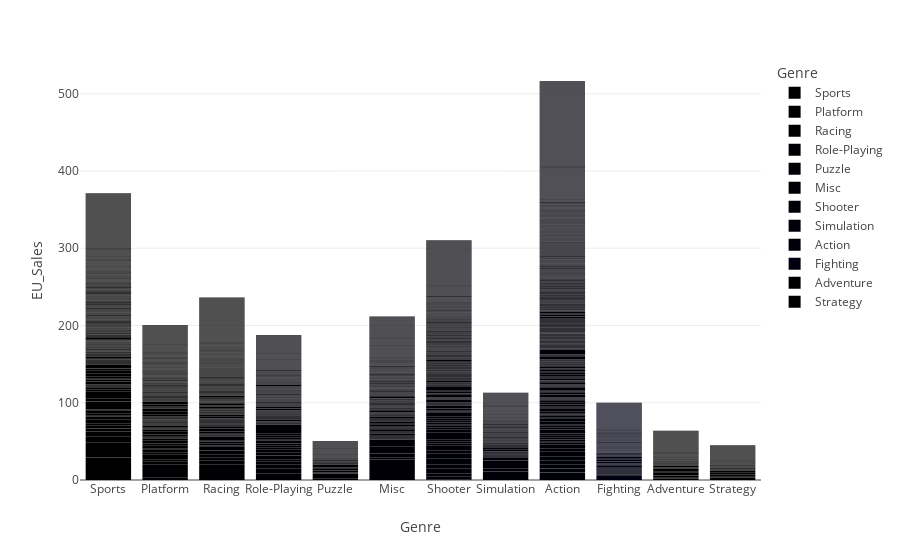

Notebook code cell kept with this figure:
### Code cell
df1.groupby("Genre")["EU_Sales"].sum().reset_index().sort_values(by="EU_Sales",ascending=False).head()
px.bar(df1,x="Genre",y="EU_Sales",color="Genre")

### Figure 1 — Plotly figure (JSON) as saved in the notebook; plotly's stock layout.template omitted (floating-point values rounded to 4 significant figures; data arrays with more than 128 entries replaced by an {"elided": "..."} marker saying what was removed)
{"data": [{"alignmentgroup": "True", "hovertemplate": "Genre=%{x}<br>EU_Sales=%{y}<extra></extra>", "legendgroup": "Sports", "marker": {"color": "#000001", "pattern": {"shape": ""}}, "name": "Sports", "offsetgroup": "Sports", "orientation": "v", "showlegend": true, "textposition": "auto", "type": "bar", "x": {"elided": "2304 str values"}, "xaxis": "x", "y": {"elided": "2304 float values"}, "yaxis": "y"}, {"alignmentgroup": "True", "hovertemplate": "Genre=%{x}<br>EU_Sales=%{y}<extra></extra>", "legendgroup": "Platform", "marker": {"color": "#000002", "pattern": {"shape": ""}}, "name": "Platform", "offsetgroup": "Platform", "orientation": "v", "showlegend": true, "textposition": "auto", "type": "bar", "x": {"elided": "875 str values"}, "xaxis": "x", "y": {"elided": "875 float values"}, "yaxis": "y"}, {"alignmentgroup": "True", "hovertemplate": "Genre=%{x}<br>EU_Sales=%{y}<extra></extra>", "legendgroup": "Racing", "marker": {"color": "#000003", "pattern": {"shape": ""}}, "name": "Racing", "offsetgroup": "Racing", "orientation": "v", "showlegend": true, "textposition": "auto", "type": "bar", "x": {"elided": "1225 str values"}, "xaxis": "x", "y": {"elided": "1225 float values"}, "yaxis": "y"}, {"alignmentgroup": "True", "hovertemplate": "Genre=%{x}<br>EU_Sales=%{y}<extra></extra>", "legendgroup": "Role-Playing", "marker": {"color": "#000004", "pattern": {"shape": ""}}, "name": "Role-Playing", "offsetgroup": "Role-Playing", "orientation": "v", "showlegend": true, "textposition": "auto", "type": "bar", "x": {"elided": "1470 str values"}, "xaxis": "x", "y": {"elided": "1470 float values"}, "yaxis": "y"}, {"alignmentgroup": "True", "hovertemplate": "Genre=%{x}<br>EU_Sales=%{y}<extra></extra>", "legendgroup": "Puzzle", "marker": {"color": "#000005", "pattern": {"shape": ""}}, "name": "Puzzle", "offsetgroup": "Puzzle", "orientation": "v", "showlegend": true, "textposition": "auto", "type": "bar", "x": {"elided": "570 str values"}, "xaxis": "x", "y": {"elided": "570 float values"}, "yaxis": "y"}, {"alignmentgroup": "True", "hovertemplate": "Genre=%{x}<br>EU_Sales=%{y}<extra></extra>", "legendgroup": "Misc", "marker": {"color": "#000006", "pattern": {"shape": ""}}, "name": "Misc", "offsetgroup": "Misc", "orientation": "v", "showlegend": true, "textposition": "auto", "type": "bar", "x": {"elided": "1686 str values"}, "xaxis": "x", "y": {"elided": "1686 float values"}, "yaxis": "y"}, {"alignmentgroup": "True", "hovertemplate": "Genre=%{x}<br>EU_Sales=%{y}<extra></extra>", "legendgroup": "Shooter", "marker": {"color": "#000007", "pattern": {"shape": ""}}, "name": "Shooter", "offsetgroup": "Shooter", "orientation": "v", "showlegend": true, "textposition": "auto", "type": "bar", "x": {"elided": "1282 str values"}, "xaxis": "x", "y": {"elided": "1282 float values"}, "yaxis": "y"}, {"alignmentgroup": "True", "hovertemplate": "Genre=%{x}<br>EU_Sales=%{y}<extra></extra>", "legendgroup": "Simulation", "marker": {"color": "#000008", "pattern": {"shape": ""}}, "name": "Simulation", "offsetgroup": "Simulation", "orientation": "v", "showlegend": true, "textposition": "auto", "type": "bar", "x": {"elided": "848 str values"}, "xaxis": "x", "y": {"elided": "848 float values"}, "yaxis": "y"}, {"alignmentgroup": "True", "hovertemplate": "Genre=%{x}<br>EU_Sales=%{y}<extra></extra>", "legendgroup": "Action", "marker": {"color": "#000009", "pattern": {"shape": ""}}, "name": "Action", "offsetgroup": "Action", "orientation": "v", "showlegend": true, "textposition": "auto", "type": "bar", "x": {"elided": "3251 str values"}, "xaxis": "x", "y": {"elided": "3251 float values"}, "yaxis": "y"}, {"alignmentgroup": "True", "hovertemplate": "Genre=%{x}<br>EU_Sales=%{y}<extra></extra>", "legendgroup": "Fighting", "marker": {"color": "#000010", "pattern": {"shape": ""}}, "name": "Fighting", "offsetgroup": "Fighting", "orientation": "v", "showlegend": true, "textposition": "auto", "type": "bar", "x": {"elided": "836 str values"}, "xaxis": "x", "y": {"elided": "836 float values"}, "yaxis": "y"}, {"alignmentgroup": "True", "hovertemplate": "Genre=%{x}<br>EU_Sales=%{y}<extra></extra>", "legendgroup": "Adventure", "marker": {"color": "#000001", "pattern": {"shape": ""}}, "name": "Adventure", "offsetgroup": "Adventure", "orientation": "v", "showlegend": true, "textposition": "auto", "type": "bar", "x": {"elided": "1274 str values"}, "xaxis": "x", "y": {"elided": "1274 float values"}, "yaxis": "y"}, {"alignmentgroup": "True", "hovertemplate": "Genre=%{x}<br>EU_Sales=%{y}<extra></extra>", "legendgroup": "Strategy", "marker": {"color": "#000002", "pattern": {"shape": ""}}, "name": "Strategy", "offsetgroup": "Strategy", "orientation": "v", "showlegend": true, "textposition": "auto", "type": "bar", "x": {"elided": "670 str values"}, "xaxis": "x", "y": {"elided": "670 float values"}, "yaxis": "y"}], "layout": {"barmode": "relative", "legend": {"title": {"text": "Genre"}, "tracegroupgap": 0}, "margin": {"t": 60}, "xaxis": {"anchor": "y", "categoryarray": ["Sports", "Platform", "Racing", "Role-Playing", "Puzzle", "Misc", "Shooter", "Simulation", "Action", "Fighting", "Adventure", "Strategy"], "categoryorder": "array", "domain": [0, 1], "title": {"text": "Genre"}}, "yaxis": {"anchor": "x", "domain": [0, 1], "title": {"text": "EU_Sales"}}}}
